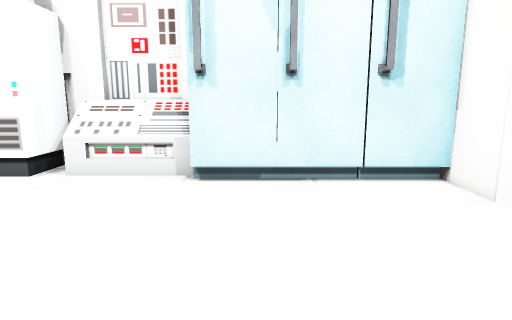
View 1 (above)

14 first-person views from a walk through a Unity game level. The camera is 1.5 m above the floor, tilts 10° down and sees 75° across. The floor is counted in squares, 1 m on a side. Each view is taken from the middle of a square. On the plan, view 1 faces up. The plan holds only what a view shows up to about 15 squares ahead; the rest is blank. The place goes on beyond the plan. The player character is not drawn. Door leaves are left out, so doorways stand open. Some surface patterns are stand-ins.

View 2
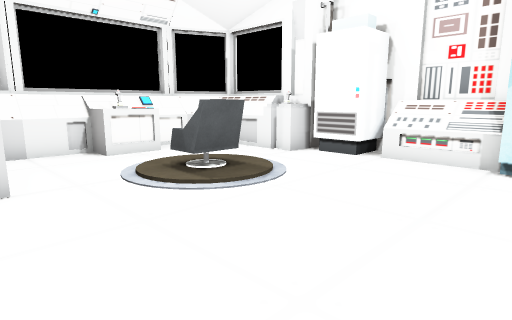

View 3
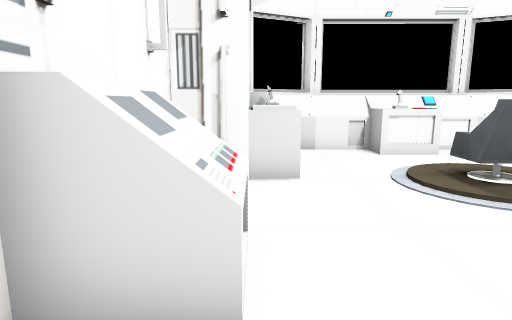

View 4
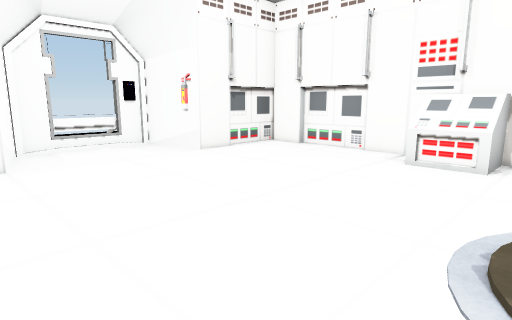

View 5
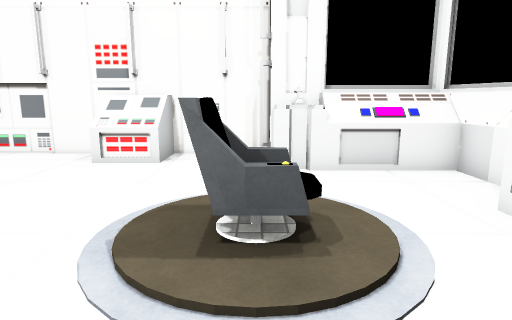

View 6
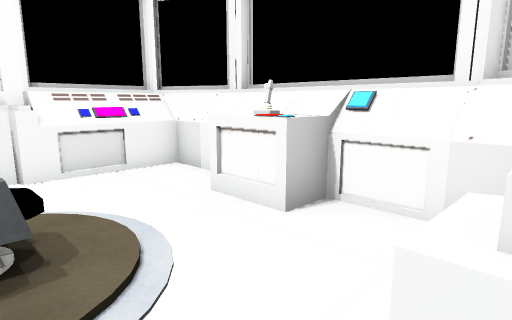

View 7
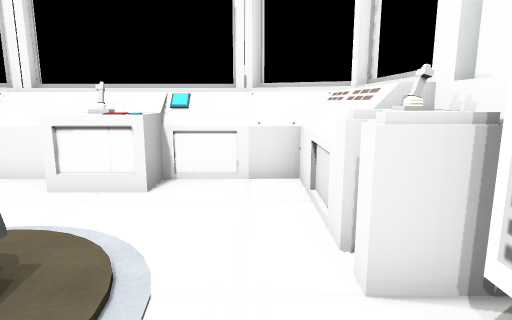

View 8
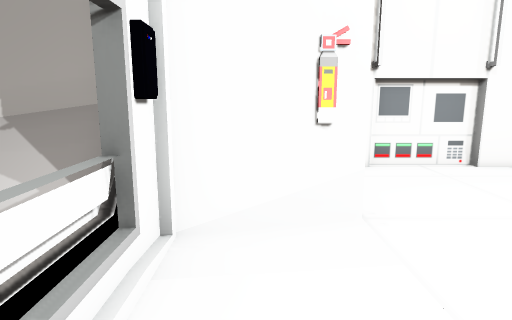

View 9
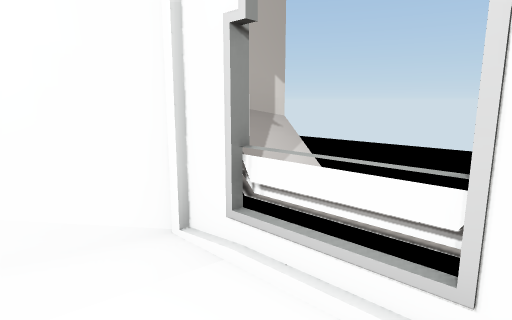

View 10
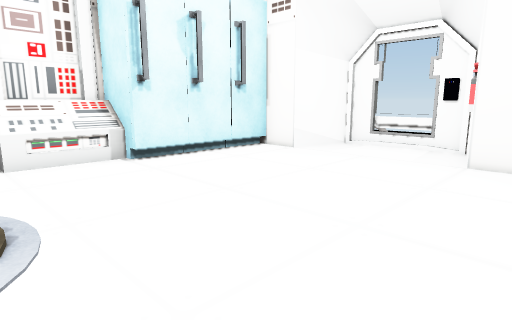

View 11
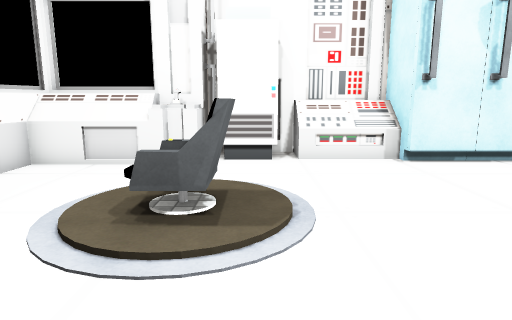

View 12
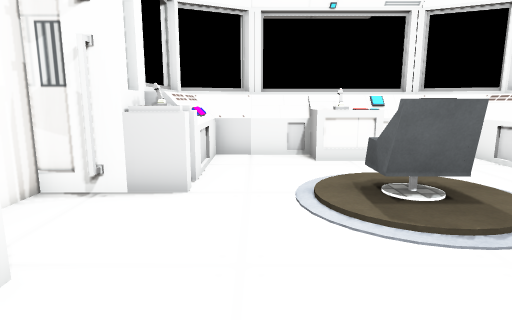

View 13
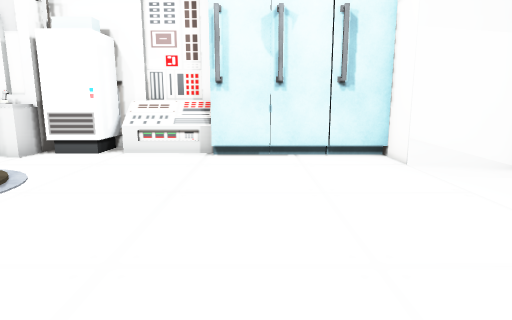

View 14
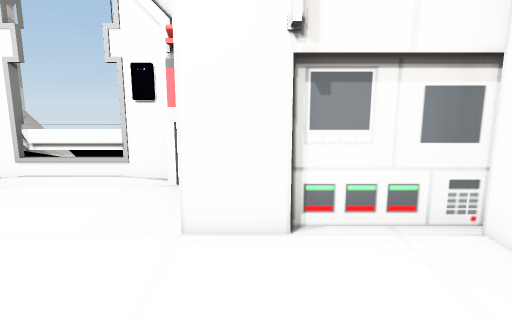

### Floor plan
Key: @ floor where view 1 was taken; # wall or solid block; . floor; D open door; ^ raised ledge; v drop or lower ground; C console; A cabinet; H chair; E fire extinguisher; O other object.
Columns run from 12 left of view 1 to 9 right of it. Each row starts with its distance up from view 1.
  9       #
  8       ###CC#AA
  7  v###^OOCCCAAAAAA
  6  ####^.....#####A    v
  5  #..............##  Ov
  4 OO................#OOO
  3 OOO...HH..........O  v
  2 OOO...HH..........D  v
  1 OO................OOO
  0 OO..........@...E#OOO
 -1  ##OO^..........#   v
 -2  ####^#.CCC.....#   v
 -3      v#.CCC.....#
 -4      v##CCC#####v

Positions as (right, up) in squares from view 1, and headings:
1: (0, 0), facing up
2: (0, -2), facing up-left
3: (0, -2), facing left
4: (-5, 6), facing down-right
5: (-6, 6), facing down
6: (-6, 6), facing down-left
7: (-4, 5), facing left
8: (5, 4), facing down
9: (4, 1), facing up-right
10: (-5, -2), facing up-right
11: (-5, -2), facing up
12: (-1, 0), facing left
13: (0, -3), facing up
14: (0, -1), facing right
